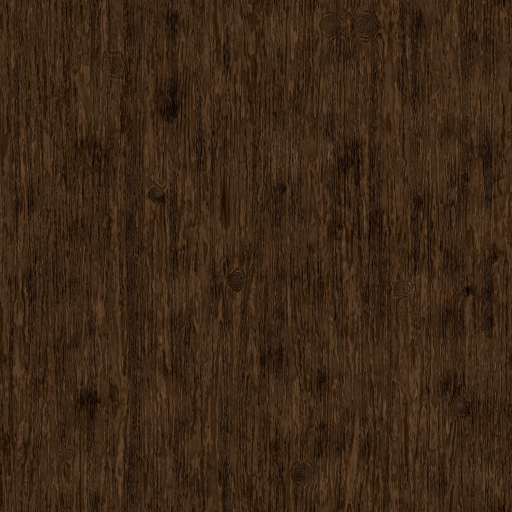
#> input picture materialMaps/wood/ALBEDO_1.jpg, 1024 x 1024 px (shown at 1/2 size); the run also reads 1 picture not shown here
$ jupyter execute --allow-errors mapsCreating.ipynb   (shell and % lines are left out)   (older library calls are emulated)
#> lines starting #> are read from the running program, lines starting #| are printed output that depends on the picture
[cell 1]
import numpy as np
import skimage
from skimage import draw
from skimage import io

[cell 2]
def createEmptyMap(rows, cols):
    return np.zeros((rows, cols), dtype=np.int)

[cell 3]
simpleMap = createEmptyMap(100, 100)

[cell 4]
def numberWithinRange(start, end, num):
    interval = int((end - start) / (num + 1))
    return [start + (i + 1) * interval for i in range(num)]

[cell 5]
from skimage import draw

[cell 6]
rr, cc = draw.ellipse(50, 50, 20, 10)
simpleMap[rr, cc] = 3
io.imshow(simpleMap)
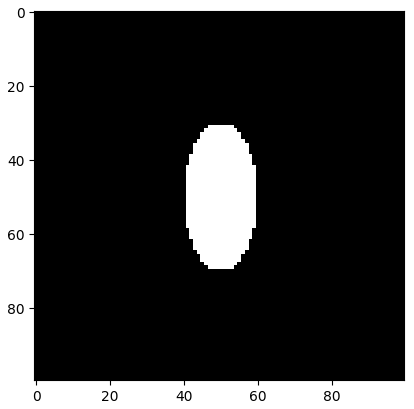
#> figure drawn by matplotlib, 1 panel

[cell 7]
io.imshow(simpleMap)

[cell 8]
"""
Maps: a list of different depth maps of different layers
Alphas: a list of alphas

Assumptions: each map of maps has same shape
             len(maps) == len(alphas)
"""
def alphaBlendMaps(maps, alphas):
    resultMaps = np.zeros(maps[0].shape)
    for i in range(len(maps)):
        resultMaps += maps[i] * alphas[i]
    return resultMaps

[cell 9]
# types of pixel in the mapping
WINDOWFRAME=1
WINDOWGLASS=2
WINDOWGRILL=3
WINDOWWALL=4
WINDOWMOLDING=5

# types of shapes of frame of windows
CIRCLEFRAME = 0
RECTANGLEFRAME = 1


"""
This is a class to execute different drawing functions to
generate a mapping, defind which are aof the image belong to which part of the window
input parameter:
    height: height of the map
    width: width of the map
    listToDraw: list of boolean to define whether draw the mapp of this layer.
"""
class windowMapping(object):
    def __init__(self, height, width, listToDraw, frameShape=RECTANGLEFRAME):
#> called with height = 1000, width = 1000, frameShape = 0
        self.mapping = createEmptyMap(height, width)
        self.finalMapping = createEmptyMap(height, width)
        self.frameShape = frameShape
        drawingListFuncs = [self.drawWall, self.drawFrame, self.drawGlass, self.drawGrill, self.drawMold]
        for i in range(len(listToDraw)):
            drawingListFuncs[i]()

    def circleFrame(self):
        mapHeight, mapWidth = self.finalMapping.shape
        frameHeight = int(mapHeight * 0.7)
        frameWidth = int(mapWidth * 0.5)
        frameCenterHeight, frameCenterWidth = (int(mapHeight / 2), int(mapWidth / 2))
        frameStartHeight = int(frameCenterHeight - frameHeight / 2)
        frameStartWidth = int(frameCenterWidth - frameWidth / 2)
        frameEndHeight = frameStartHeight + frameHeight
        frameEndWidth = frameStartWidth + frameWidth

        rr, cc = draw.ellipse(frameCenterHeight,
                              frameCenterWidth, int(frameHeight / 2), int(frameWidth / 2))
        self.finalMapping[rr, cc] = WINDOWFRAME
        self.startFramePos = (frameStartHeight, frameStartWidth)
        self.endFramePos = (frameEndHeight, frameEndWidth)

    def rectangleFrame(self):
        mapHeight, mapWidth = self.finalMapping.shape
        frameHeight = int(mapHeight * 0.7)
        frameWidth = int(mapWidth * 0.5)
        frameCenterHeight, frameCenterWidth = (int(mapHeight / 2), int(mapWidth / 2))
        frameStartHeight = int(frameCenterHeight - frameHeight / 2)
        frameStartWidth = int(frameCenterWidth - frameWidth / 2)
        frameEndHeight = frameStartHeight + frameHeight
        frameEndWidth = frameStartWidth + frameWidth

        # draw rectangle
        self.finalMapping[frameStartHeight:frameEndHeight, frameStartWidth:frameEndWidth] = WINDOWFRAME
        self.startFramePos = (frameStartHeight, frameStartWidth)
        self.endFramePos = (frameEndHeight, frameEndWidth)

    def circleGlass(self):
        glassStartHeight = self.startFramePos[0] + 20
        glassStartWidth = self.startFramePos[1] + 20
        glassEndHeight = self.endFramePos[0] - 20
        glassEndWidth = self.endFramePos[1] - 20
        rr, cc = draw.ellipse((glassStartHeight + glassEndHeight) / 2, (glassStartWidth + glassEndWidth) / 2,
                     (glassEndHeight - glassStartHeight) / 2, (glassEndWidth - glassStartWidth) / 2)
        self.finalMapping[rr, cc] = WINDOWGLASS
        self.glassStartHeight = glassStartHeight
        self.glassStartWidth = glassStartWidth
        self.glassEndHeight = glassEndHeight
        self.glassEndWidth = glassEndWidth

    def rectangleGlass(self):
        glassStartHeight = self.startFramePos[0] + 20
        glassStartWidth = self.startFramePos[1] + 20
        glassEndHeight = self.endFramePos[0] - 20
        glassEndWidth = self.endFramePos[1] - 20
        self.finalMapping[glassStartHeight:glassEndHeight, glassStartWidth:glassEndWidth] = WINDOWGLASS
        self.glassStartHeight = glassStartHeight
        self.glassStartWidth = glassStartWidth
        self.glassEndHeight = glassEndHeight
        self.glassEndWidth = glassEndWidth

    def drawGlass(self):
        if self.frameShape == CIRCLEFRAME:
            self.circleGlass()
        if self.frameShape == RECTANGLEFRAME:
            self.rectangleGlass()

    def drawFrame(self):
        if self.frameShape == CIRCLEFRAME:
            self.circleFrame()
        if self.frameShape == RECTANGLEFRAME:
            self.rectangleFrame()

    def drawGrill(self):
        grillWidth = 30
        grillWidthEachSide = int(grillWidth / 2)
        verticalGrills = numberWithinRange(self.glassStartWidth, self.glassEndWidth, 2)
        horizontalGrills = numberWithinRange(self.glassStartHeight, self.glassEndHeight, 2)
        for grill in verticalGrills:
            rr, cc = draw.rectangle((self.glassStartHeight, grill - grillWidthEachSide),
                           (self.glassEndHeight, grill + grillWidthEachSide))
            rr = rr.reshape((rr.size))
            cc = cc.reshape((cc.size))
            for i in range(len(rr)):
                if self.finalMapping[rr[i],cc[i]] == WINDOWGLASS:
                    self.finalMapping[rr[i],cc[i]] = WINDOWGRILL
        for grill in horizontalGrills:
            rr, cc = draw.rectangle(( grill - grillWidthEachSide, self.glassStartWidth),
                           (grill + grillWidthEachSide, self.glassEndWidth))
            rr = rr.reshape((rr.size))
            cc = cc.reshape((cc.size))
            for i in range(len(rr)):
                if self.finalMapping[rr[i],cc[i]] == WINDOWGLASS:
                    self.finalMapping[rr[i],cc[i]] = WINDOWGRILL

    def drawMold(self):
        pass

    def drawWall(self):
        self.finalMapping[:,:] = WINDOWWALL

    def getMap(self):
        return self.finalMapping

[cell 10]
drawer = windowMapping(1000, 1000, [True, True, True, True, True], frameShape=CIRCLEFRAME)

[cell 11]
theMap = drawer.getMap()
io.imshow(theMap)
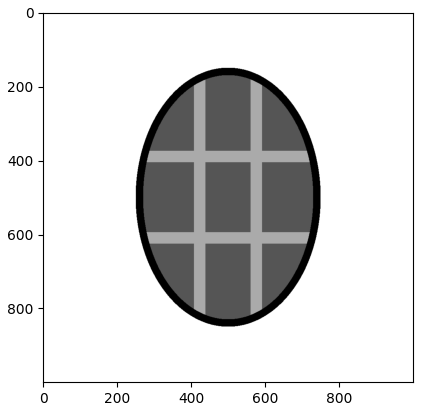
#> figure drawn by matplotlib, 1 panel

[cell 12]
np.ndarray(shape=(5,5))

[cell 13]
# I am assuming that img's pixel value is from 0-1
def rescaleTo255(img):
    return 255 * img


"""
However, I don't know whether I need to overlap the layers
Such as, whether window frame overlap on window wall
or instead, they are in different places and not overlap
"""
"""
I will do overlapping method :D
"""
class DepthMapGenerator(object):
    def __init__(self, windowPixelMap, alphaBlendings, overLappingRules):
        self.windowPixelMap = windowPixelMap
        self.alphaBlendings = alphaBlendings
        self.overLappingRules = overLappingRules

        # I need to assert that lengths of these three element are equal
        assert (len(alphaBlendings) == len(overLappingRules))


    def generateDepthmap(self):
        tmpMap = np.reshape(self.windowPixelMap, (self.windowPixelMap.size, ))
        wallLayerDepth = np.ndarray(shape=tmpMap.shape, dtype=float)
        frameLayerDepth = np.ndarray(shape=tmpMap.shape, dtype=float)
        glassLayerDepth = np.ndarray(shape=tmpMap.shape, dtype=float)
        grillLayerDepth = np.ndarray(shape=tmpMap.shape, dtype=float)
        moldingLayerDepth = np.ndarray(shape=tmpMap.shape, dtype=float)

        layersMaps = [wallLayerDepth, frameLayerDepth, glassLayerDepth, grillLayerDepth, moldingLayerDepth]
        layersMapsDict = {
            WINDOWWALL: wallLayerDepth,
            WINDOWFRAME: frameLayerDepth,
            WINDOWGLASS: glassLayerDepth,
            WINDOWGRILL: grillLayerDepth,
            WINDOWMOLDING: moldingLayerDepth
        }
        # wall layer
        for i in range(len(tmpMap)):
            curValue = tmpMap[i]
            layersToTender = self.overLappingRules[curValue]
            for layer in layersToTender:
                layersMapsDict[layer][i] = 1
        for i in range(len(layersMaps)):
            layersMaps[i] = np.reshape(layersMaps[i], self.windowPixelMap.shape)
        return self.alphaBlending( layersMaps)

    def alphaBlending(self, layersDepthMaps):
        curAlpahs = [self.alphaBlendings[WINDOWWALL], self.alphaBlendings[WINDOWFRAME],
                     self.alphaBlendings[WINDOWGLASS], self.alphaBlendings[WINDOWGRILL],
                     self.alphaBlendings[WINDOWMOLDING]]

        result = np.zeros(shape=self.windowPixelMap.shape)
        assert len(curAlpahs) == len(layersDepthMaps)
        for i in range(len(curAlpahs)):
            result += curAlpahs[i] * layersDepthMaps[i]
        return result

alpha = {
    WINDOWWALL:0.1,
    WINDOWFRAME: 0.5,
    WINDOWGLASS: 0.2,
    WINDOWGRILL: 0.35,
    WINDOWMOLDING: 0.45
}

overlapRules = {
    WINDOWWALL:[WINDOWWALL],
    WINDOWFRAME:[WINDOWWALL, WINDOWFRAME],
    WINDOWGLASS:[WINDOWWALL, WINDOWGLASS],
    WINDOWGRILL:[WINDOWWALL,WINDOWGLASS,WINDOWGRILL],
    WINDOWMOLDING:[WINDOWWALL]
}

[cell 14]
depthGenerator = DepthMapGenerator(theMap, alpha, overlapRules)

[cell 15]
depthMap = depthGenerator.generateDepthmap()

[cell 16]
io.imshow(depthMap)
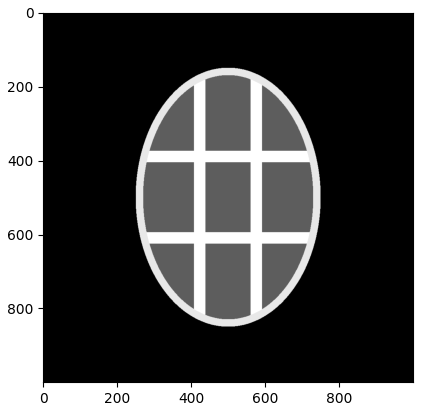
#> figure drawn by matplotlib, 1 panel

[cell 17]
depthMap

[cell 18]
# this class is used to generate material mapping from indexs
class MatGeneratr(object):
    def __init(self, windowPixelMap, materialType, albedoColor):
        self.mapping = windowPixelMap

[cell 19]
depthMap

[cell 20]
normalMap = np.ndarray((depthMap.shape[0], depthMap.shape[1], 3))
for x in range(1, len(normalMap) - 1):
    for y in range(1, len(normalMap[x]) - 1):
        normalMap[x, y, 0] = 2 * (depthMap[x + 1, y] - depthMap[x - 1, y])
        normalMap[x, y, 1] = 2 * (depthMap[x, y + 1] - depthMap[x, y - 1])
        normalMap[x, y, 2] = -4
normalMap = normalMap / 4

[cell 21]
## this chunk loads the material images for rendering
materialMapDict = {
    WINDOWFRAME: io.imread("../materialMaps/wood/ALBEDO_1.jpg"),
    WINDOWGLASS: io.imread("../materialMaps/glass/ALBEDO_1.jpg"),
    WINDOWGRILL: io.imread("../materialMaps/wood/ALBEDO_1.jpg"),
    WINDOWWALL: io.imread("../materialMaps/stone/ALBEDO_1.jpg"),
}
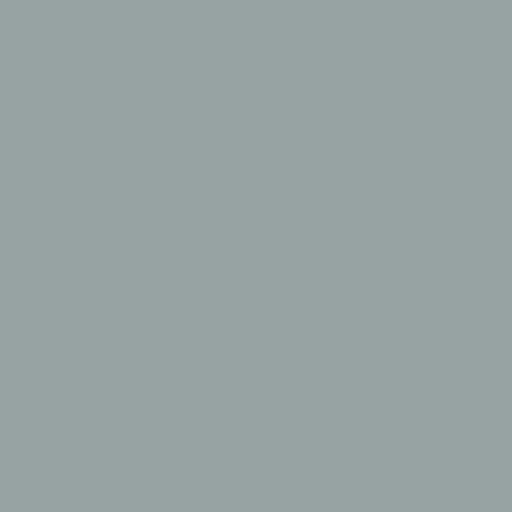
#> input picture materialMaps/glass/ALBEDO_1.jpg, 1024 x 1024 px (shown at 1/2 size)
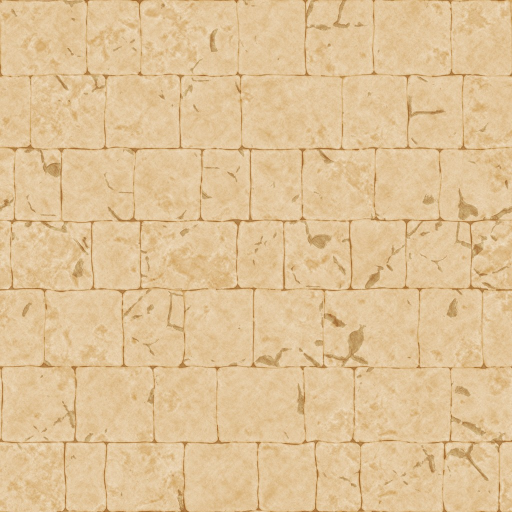
#> input picture materialMaps/stone/ALBEDO_1.jpg, 1024 x 1024 px (shown at 1/2 size)

[cell 22]
"""
materialLibrary the material map for each type of material, wood, glass, cement and etc
materialTypes, which part of window belong to which material
"""
class MaterialGenerator(object):
    def __init__(self, windowPixelMap, materialMapDict):
        self.mapping = windowPixelMap
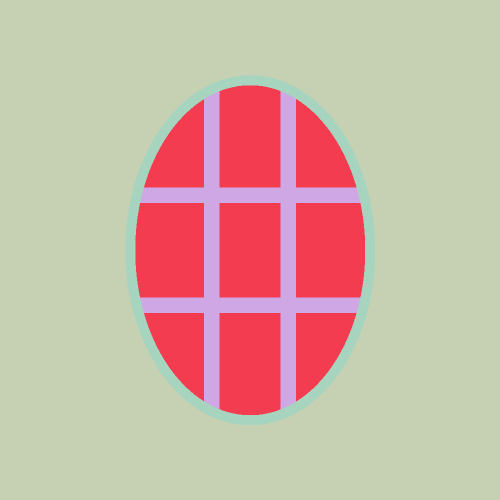
#> self.mapping: shape (1000, 1000) int64 (shown at 1/2 size); 4 distinct labels, from 1 to 4; one colour per label, 0 black
        self.materialLibrary = materialMapDict
#> self.materialLibrary = 4 items

    def getGeneratedMap(self):
        s1, s2 = self.mapping.shape
#> s1 = 1000; s2 = 1000
        print(s1, s2)
#| 1000 1000
        resultMap = np.ndarray((s1, s2, 3), dtype=np.uint)
        for i in range(0, s1):
            for a in range(0, s2):
                resultMap[i, a] = self.materialLibrary[
                    int(self.mapping[i, a])][i, a]
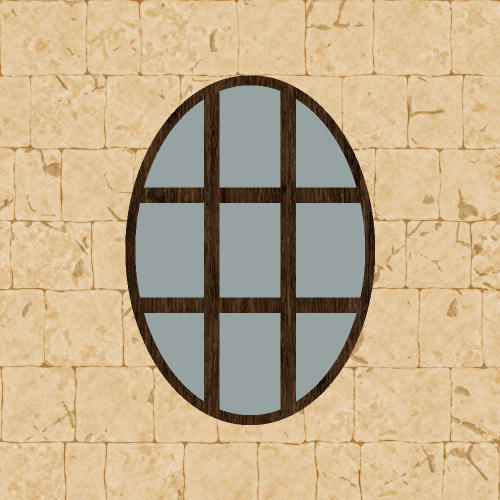
#> resultMap: shape (1000, 1000, 3) uint64 (shown at 1/2 size); mean of channels 0, 1, 2 194.8, 173.6, 140.4; drawn as R, G, B
        return resultMap

[cell 23]
generator = MaterialGenerator(theMap, materialMapDict)
albedo = generator.getGeneratedMap()
albedo = albedo.astype(np.uint8)
io.imshow(albedo)
io.imsave("albedo.png", albedo)

[cell 24]
materialMapDict = {
    WINDOWFRAME: io.imread("../materialMaps/wood/ROUGHNESS_1.jpg"),
    WINDOWGLASS: io.imread("../materialMaps/glass/ROUGHNESS_1.jpg"),
    WINDOWGRILL: io.imread("../materialMaps/wood/ROUGHNESS_1.jpg"),
    WINDOWWALL: io.imread("../materialMaps/stone/ROUGHNESS_1.jpg"),
}
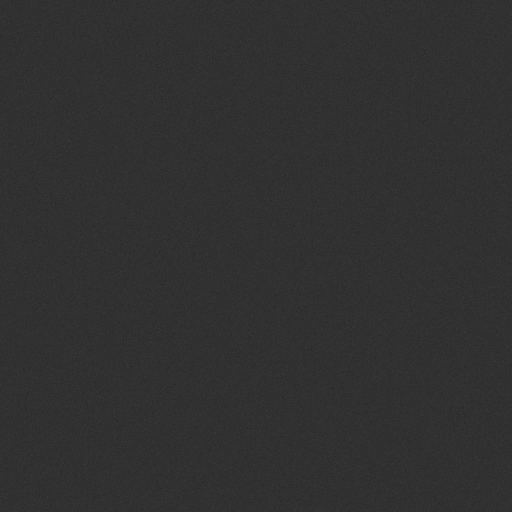
#> input picture materialMaps/glass/ROUGHNESS_1.jpg, 1024 x 1024 px (shown at 1/2 size)
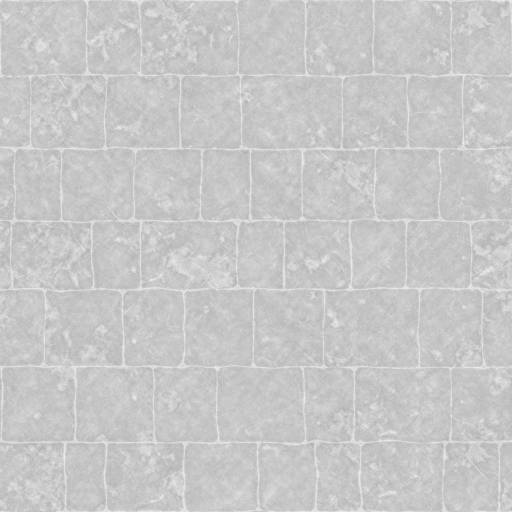
#> input picture materialMaps/stone/ROUGHNESS_1.jpg, 1024 x 1024 px (shown at 1/2 size)

[cell 25]
generator = MaterialGenerator(theMap, materialMapDict)
roughness = generator.getGeneratedMap()
#| 1000 1000
#> after the loop in getGeneratedMap (call 2), `for i in range(0, s1):`:
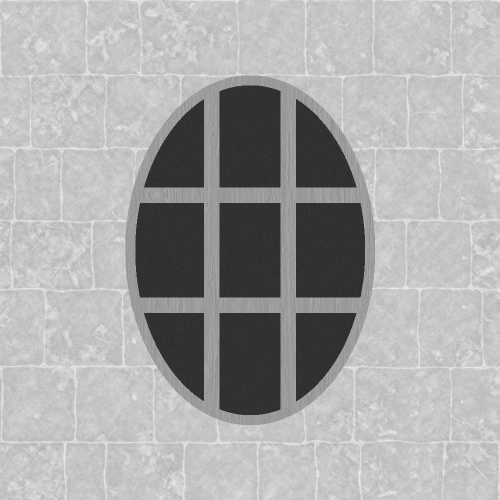
#> resultMap: shape (1000, 1000, 3) uint64 (shown at 1/2 size); min 29, max 242, mean 168.2
roughness = roughness.astype(np.uint8)
io.imshow(roughness)
io.imsave("roughness.png", roughness)

#> (a cell that did not finish here is left out)

[cell 27]
generator = MaterialGenerator(theMap, materialMapDict)
normal = generator.getGeneratedMap()
#| 1000 1000
normal = normal.astype(np.uint8)
io.imshow(normal)
io.imsave("normal.png", normal)

#> (a cell that did not finish here is left out)

[cell 29]
generator = MaterialGenerator(theMap, materialMapDict)
ao = generator.getGeneratedMap()
#| 1000 1000
